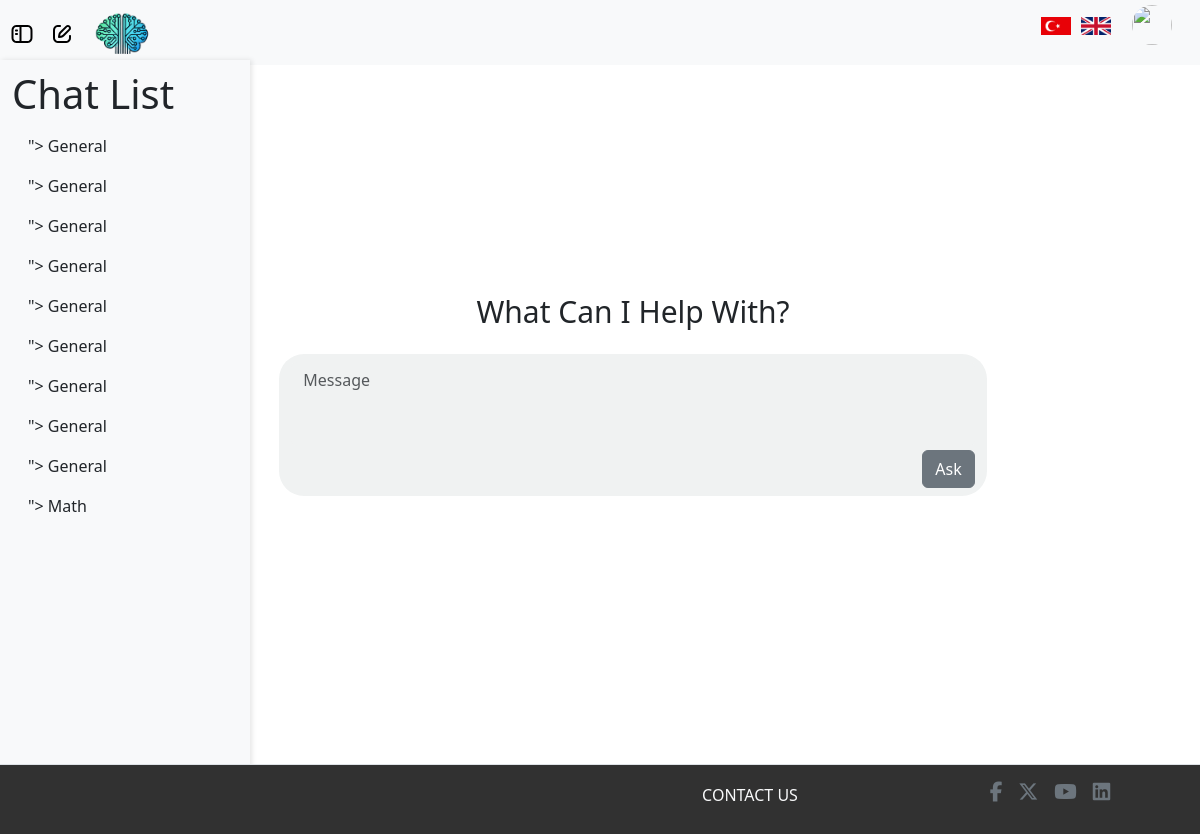
The app's page / (signed in) with its own data.
### server.py (models this page shows)
class ChatHistory(db.Model):
    id = db.Column(db.Integer, primary_key=True)
    user_id = db.Column(db.Integer, db.ForeignKey('user.id'), nullable=False)
    topic = db.Column(db.String(100), nullable=False)
    chats = db.Column(MutableList.as_mutable(db.JSON), nullable=True)  # Make the list mutable
    timestamp = db.Column(db.DateTime, nullable=False, default=db.func.current_timestamp())

### server.py (the view)
@app.route("/")
def home_page():
    user_chats = None
    selected_chat = None
    if current_user.is_authenticated:
        user_chats = ChatHistory.query.filter_by(user_id=current_user.id).all()
    chat_id = request.args.get("chat_id", type=int)
    if chat_id:
        selected_chat = ChatHistory.query.filter_by(id=chat_id).first()
        if selected_chat is None:
            flash('Selected chat not found', 'error')
            return redirect(url_for('home_page'))  # Redirect to the homepage if no chat found
        else:
            current_user.currentChatID = chat_id
            db.session.commit()
    else:
        current_user.currentChatID = None
        db.session.commit()
    return render_template(
        "index.html",
        user_chats=user_chats,
        selected_chat=selected_chat
    )

### server.py (called while the page is built)
def get_locale():
    if 'lang' in request.args:
        lang = request.args.get('lang')
        if lang in ['en', 'tr']:
            session['lang'] = lang
            return session['lang']
    elif 'lang' in session:
        return session.get('lang')
    return request.accept_languages.best_match(['en', 'tr'])

@login_manager.user_loader
def load_user(user_id):
    return User.query.get(int(user_id))

@app.context_processor
def inject_babel():
    return dict(_=gettext)

@app.context_processor
def inject_locale():
    return {'get_locale': get_locale}

### templates/index.html (shortened to what this page needs)
{% extends "layouts/layout.html" %} {% block title %}Welcome{% endblock title %}
{% block content %}
<div class="flash-container position-absolute top-0 start-50 translate-middle-x p-3">
</div>
<div class="container" id="chat">
    {% if current_user.is_authenticated %}
    <div class="container-fluid" id="progressBarr"></div>
    {% else %}
    <div class="container-fluid" id="hiddenContent" style="margin-top: 80px;"></div>
    {% endif %}
    <div class="container-fluid" id="content">
        <h1 class="display-4 text-center mb-4" id="header">
            {{ _('What Can I Help With?') }}
        </h1>
        <div class="container pt-2 pb-2" id="chatBeginning">
            <form id="messageForm">
                <div class="mb-1">
                    <textarea class="form-control" id="exampleFormControlTextarea1" rows="3"
                        placeholder="{{ _('Message') }}" required></textarea>
                </div>
                <div class="d-flex flex-row-reverse">
                    <button type="submit" class="btn btn-secondary" id="askButton">
                        {{ _('Ask') }}
                    </button>
                </div>
            </form>
        </div>
    </div>
</div>
{% endblock content %}

### templates/layouts/layout.html (shortened to what this page needs)
<!doctype html>
<html lang="en">
<head>
    <link rel="stylesheet" href="https://cdnjs.cloudflare.com/ajax/libs/font-awesome/6.5.1/css/all.min.css">
    <link href="https://cdn.jsdelivr.net/npm/bootstrap@5.3.3/dist/css/bootstrap.min.css" rel="stylesheet" />
    <link href="{{ url_for('static', filename='css/style.css') }}" rel="stylesheet" />
</head>
<body>
    <nav class="navbar navbar-expand-lg navbar-light d-flex bg-light">
        <div class="container-fluid">
            {% if current_user.is_authenticated %}
            <a class="navbar-brand" id="toggle-sidebar"></a>
            <a class="navbar-brand" id="toggle-new-chat" onclick="openTopic(event);"></a>
                <a class="navbar-brand" id="toggle-logo" href="#" onclick="location.reload(); return false;">
                    <img src="{{ url_for('static', filename='images/logo.jpg') }}" class="logo"/>
                </a>
            <div class="navbar-nav ms-auto d-flex align-items-center" id="navbarNav">
                <ul class="navbar-brand d-flex align-items-center">
                    <li class="nav-item d-flex" id="change_language">
                        <a href="{{ url_for('change_language', lang_code='tr') }}">
                            <img src="{{ url_for('static', filename='images/Türkçe.jpg') }}" alt="Türkçe" class="language-flag" />
                        </a>
                        <a href="{{ url_for('change_language', lang_code='en') }}">
                            <img src="{{ url_for('static', filename='images/English.png') }}" alt="English" class="language-flag" />
                        </a>
                    </li>
                    <li class="nav-item ms-3">
                        <img src="{{ url_for('static', filename='images/user.png') }}" class="rounded-circle" id="userDropdown" role="button" data-bs-toggle="dropdown" aria-expanded="false" />
                    </li>
                </ul>
            </div>
            {% endif %}
        </div>
    </nav>
    <div style="min-height: 800px;">
        <div class="row" style="min-height: 700px; margin-bottom: 40px;">
            {% if current_user.is_authenticated %}
            <div id="sidebar" class="col-md-3 col-lg-2 d-md-block bg-light sidebar d-flex flex-column pb-5" style="margin-top: 60px; padding-top: 10px; margin-bottom: 50px; padding-bottom: 50px;">
                <h1>Chat List</h1>
                <ul class="nav flex-column position-sticky pb-5">
                    {% if user_chats %}
                    {% for chat in user_chats %}
                    <li class="nav-item">
                        <a class="nav-link text-dark" href="{{ url_for('chatl', id=chat.id) }}">">
                            <span>{{ chat.topic }}</span>
                        </a>
                    </li>
                    {% endfor %}
                    {% else %}
                    <li class="nav-item">
                        <span class="text-muted">No chat history available.</span>
                    </li>
                    {% endif %}
                </ul>
            </div>
            {% endif %}
            <main class="col-md-9 ms-sm-auto col-lg-10 px-md-4 d-flex justify-content-center mt-4" style="min-height: 700px; margin-top: 200px;">
                {% block content %}{% endblock content %}
            </main>
        </div>
        <footer class="d-flex justify-content-center align-items-center border-top w-100 px-0" id="footer-main">
            <div class="d-flex flex-row align-items-end justify-content-end w-100">
                <span class="contact-us-text w-25 mb-3 text-center text-light">CONTACT US</span>
                <ul class="d-flex align-items-center justify-content-center w-25 list-unstyled">
                    <li><a href="#" class="mx-2 fs-5 text-secondary"><i class="footer-contact-us-icons fa-brands fa-facebook-f"></i></a></li>
                    <li><a href="#" class="mx-2 fs-5 text-secondary"><i class="footer-contact-us-icons fa-brands fa-x-twitter"></i></a></li>
                    <li><a href="#" class="mx-2 fs-5 text-secondary"><i class="footer-contact-us-icons fab fa-youtube"></i></a></li>
                    <li><a href="#" class="mx-2 fs-5 text-secondary"><i class="footer-contact-us-icons fab fa-linkedin"></i></a></li>
                </ul>
            </div>
        </footer>
    </div>
</body>
</html>

### static/css/style.css (style rules this page uses)
.logo { height: 50px; width: auto; margin-right: 10px; transition: transform 0.3s ease; }
.navbar { height: 65px; width: 100%; position: fixed; top: 0; }
#userDropdown { width: 40px; height: 40px; cursor: pointer; }
#sidebar { height: 90vh; width: 250px; overflow-y: auto; position: fixed; top: 0; left: -250px; background-color: white; box-shadow: 2px 0 5px rgba(0, 0, 0, 0.1); transition: left 0.3s ease; z-index: 1040; padding-bottom: 500px; }
#sidebar.show { left: 0; }
#toggle-sidebar { left: 10px; z-index: 1050; position: absolute; }
#toggle-new-chat { left: 50px; z-index: 1050; position: absolute; }
#toggle-logo { left: 90px; z-index: 1050; position: absolute; }
.contact-us-text { color: #414040; }
.flash-container { z-index: 1050; }
#chat { margin-bottom: 50px; height: 500px; }
#content { margin-top: 170px; padding-right: 150px; }
#header { font-weight: 500; font-size: 30px; }
#chatBeginning { min-height: 110px; width: 90%; border-style: none; border-radius: 25px; background-color: rgb(240, 242, 242); }
#exampleFormControlTextarea1 { background-color: rgb(240, 242, 242); border-style: none; resize: none; }
.nav-item { list-style-type: none; margin: 0; padding: 0; }
.language-flag { width: 30px; height: auto; margin: 0 5px; cursor: pointer; transition: transform 0.3s ease; }
#progressBarr { min-height: 20px; margin-top: 80px; }
#footer-main { position: relative; bottom: 0; left: 0; width: 100%; height: 70px; background-color: rgb(49, 49, 49); z-index: 9999; }

### records on screen
ChatHistory: topic "General"
ChatHistory: topic "General"
ChatHistory: topic "General"
ChatHistory: topic "General"
ChatHistory: topic "General"
ChatHistory: topic "General"
ChatHistory: topic "General"
ChatHistory: topic "General"
ChatHistory: topic "General"
ChatHistory: topic "Math"
